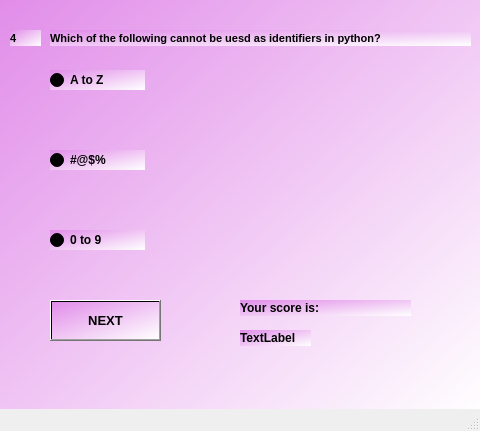
<?xml version="1.0" encoding="UTF-8"?>
<ui version="4.0">
 <class>MainWindow3</class>
 <widget class="QMainWindow" name="MainWindow3">
  <property name="geometry">
   <rect>
    <x>0</x>
    <y>0</y>
    <width>480</width>
    <height>431</height>
   </rect>
  </property>
  <property name="windowTitle">
   <string>MainWindow</string>
  </property>
  <widget class="QWidget" name="centralwidget">
   <widget class="QWidget" name="widget" native="true">
    <property name="geometry">
     <rect>
      <x>0</x>
      <y>-10</y>
      <width>480</width>
      <height>430</height>
     </rect>
    </property>
    <property name="styleSheet">
     <string notr="true">background-color:qlineargradient(spread:pad, x1:0, y1:0, x2:1, y2:1, stop:0 rgba(225, 140, 233, 255), stop:1 rgba(255, 255, 255, 255))</string>
    </property>
    <widget class="QLabel" name="label">
     <property name="geometry">
      <rect>
       <x>10</x>
       <y>40</y>
       <width>31</width>
       <height>16</height>
      </rect>
     </property>
     <property name="font">
      <font>
       <pointsize>8</pointsize>
       <weight>75</weight>
       <bold>true</bold>
      </font>
     </property>
     <property name="text">
      <string>4</string>
     </property>
    </widget>
    <widget class="QLabel" name="label_2">
     <property name="geometry">
      <rect>
       <x>50</x>
       <y>40</y>
       <width>421</width>
       <height>16</height>
      </rect>
     </property>
     <property name="font">
      <font>
       <pointsize>8</pointsize>
       <weight>75</weight>
       <bold>true</bold>
      </font>
     </property>
     <property name="text">
      <string>Which of the following cannot be uesd as identifiers in python?</string>
     </property>
    </widget>
    <widget class="QRadioButton" name="radioButton">
     <property name="geometry">
      <rect>
       <x>50</x>
       <y>80</y>
       <width>95</width>
       <height>20</height>
      </rect>
     </property>
     <property name="font">
      <font>
       <weight>75</weight>
       <bold>true</bold>
      </font>
     </property>
     <property name="text">
      <string>A to Z</string>
     </property>
    </widget>
    <widget class="QRadioButton" name="radioButton_2">
     <property name="geometry">
      <rect>
       <x>50</x>
       <y>160</y>
       <width>95</width>
       <height>20</height>
      </rect>
     </property>
     <property name="font">
      <font>
       <weight>75</weight>
       <bold>true</bold>
      </font>
     </property>
     <property name="text">
      <string>#@$%</string>
     </property>
    </widget>
    <widget class="QRadioButton" name="radioButton_3">
     <property name="geometry">
      <rect>
       <x>50</x>
       <y>240</y>
       <width>95</width>
       <height>20</height>
      </rect>
     </property>
     <property name="font">
      <font>
       <weight>75</weight>
       <bold>true</bold>
      </font>
     </property>
     <property name="text">
      <string>0 to 9</string>
     </property>
    </widget>
    <widget class="QPushButton" name="NEXT">
     <property name="geometry">
      <rect>
       <x>50</x>
       <y>310</y>
       <width>111</width>
       <height>41</height>
      </rect>
     </property>
     <property name="font">
      <font>
       <pointsize>10</pointsize>
       <weight>75</weight>
       <bold>true</bold>
      </font>
     </property>
     <property name="text">
      <string>NEXT</string>
     </property>
    </widget>
    <widget class="QLabel" name="label_3">
     <property name="geometry">
      <rect>
       <x>240</x>
       <y>310</y>
       <width>171</width>
       <height>16</height>
      </rect>
     </property>
     <property name="font">
      <font>
       <weight>75</weight>
       <bold>true</bold>
      </font>
     </property>
     <property name="text">
      <string>Your score is:</string>
     </property>
    </widget>
    <widget class="QLabel" name="label_4">
     <property name="geometry">
      <rect>
       <x>240</x>
       <y>340</y>
       <width>71</width>
       <height>16</height>
      </rect>
     </property>
     <property name="font">
      <font>
       <weight>75</weight>
       <bold>true</bold>
      </font>
     </property>
     <property name="text">
      <string>TextLabel</string>
     </property>
    </widget>
   </widget>
  </widget>
  <widget class="QMenuBar" name="menubar">
   <property name="geometry">
    <rect>
     <x>0</x>
     <y>0</y>
     <width>480</width>
     <height>26</height>
    </rect>
   </property>
  </widget>
  <widget class="QStatusBar" name="statusbar"/>
 </widget>
 <resources/>
 <connections/>
</ui>
